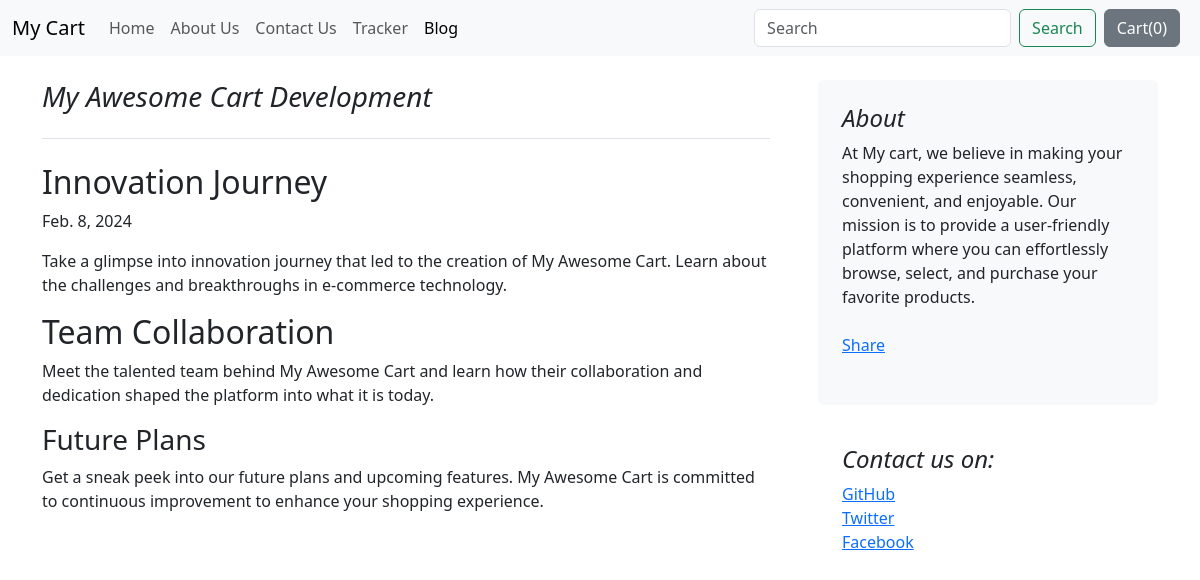
Screenshot of /blog/blogpost/5 with the database file from the repository.
### Blog/models.py (models this page shows)
class blogposttt(models.Model):
    post_id=models.AutoField(primary_key=True)
    title=models.CharField(max_length=50)
    head1=models.CharField(max_length=50)
    chead1=models.CharField(max_length=500)
    head2=models.CharField(max_length=50)
    chead2=models.CharField(max_length=500)
    head3=models.CharField(max_length=50)
    chead3=models.CharField(max_length=500)
    publish_date=models.DateField()
    thumbnail=models.ImageField(upload_to="Blog/images",default="")
    def __str__(self) -> str:
        return self.title

### Blog/views.py (the view)
# urls.py: path('blogpost/<int:id>',views.blogpost,name='blogpost')
def blogpost(request,id):
    cpost=blogposttt.objects.filter(post_id=id)[0]
    print(cpost)
    return render(request,'blog/blogpost.html',{'cpost':cpost})

### Blog/Templates/blog/blogpost.html (shortened to what this page needs)
{% extends 'blog/basic.html' %}
{% block body %}
<div class="container my-4">
    <div class="row g-5">
        <div class="col-md-8">
          <h3 class="pb-4 mb-4 fst-italic border-bottom">
            {{cpost.title}}
          </h3>
          <article class="blog-post">
            <h2 class="blog-post-title">{{cpost.head1}}</h2>
            <p class="blog-post-meta">{{cpost.publish_date}}</p>
            <p>{{cpost.chead1}}</p>
            <h2>{{cpost.head2}}</h2>
            <p>{{cpost.chead2}}</p>
            <h3>{{cpost.head3}}</h3>
            <p>{{cpost.chead3}}</p>
            </article>
        </div>
        <div class="col-md-4">
          <div class="position-sticky" style="top: 2rem;">
            <div class="p-4 mb-3 bg-body-tertiary rounded">
              <h4 class="fst-italic">About</h4>
              <p class="mb-0">At My cart, we believe in making your shopping experience seamless, convenient, and enjoyable. Our mission is to provide a user-friendly platform where you can effortlessly browse, select, and purchase your favorite products.</p>
              <div class=" my-4 fb-share-button" data-href="http://127.0.0.1:8000/blog/blogpost/{{cpost.post_id}}" data-layout="" data-size=""><a target="_blank" href="https://www.facebook.com/sharer/sharer.php?u=http%3A%2F%2F127.0.0.1%3A8000%2Fblog%2Fblogpost%2F1&amp;src=sdkpreparse" class="fb-xfbml-parse-ignore">Share</a></div>
            </div>
            <div class="p-4">
              <h4 class="fst-italic">Contact us on:</h4>
              <ol class="list-unstyled">
                <li><a href="#">GitHub</a></li>
                <li><a href="#">Twitter</a></li>
                <li><a href="#">Facebook</a></li>
              </ol>
            </div>
          </div>
        </div>
      </div>
</div>
{% endblock %}

### rows the page displays
blogposttt: title "My Awesome Cart Development", head1 "Innovation Journey", publish_date "Feb. 8, 2024", chead1 "Take a glimpse into innovation journey that led to the creation of My Awesome Cart. Learn about the challenges and breakthroughs in e-commerce technology.", head2 "Team Collaboration", chead2 "Meet the talented team behind My Awesome Cart and learn how their collaboration and dedication shaped the platform into what it is today.", head3 "Future Plans", chead3 "Get a sneak peek into our future plans and upcoming features. My Awesome Cart is committed to continuous improvement to enhance your shopping experience."
